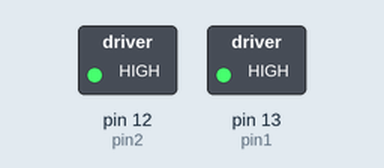
The sketch below on a simulated Arduino Uno, built with avr-gcc and run on an emulated ATmega328P. Parts: switched loads named in the sketch (green lamp = pin HIGH).

Above: at 0.1 s.
Timing chart, 0 to 1.6 s (numbered marks = the images above):
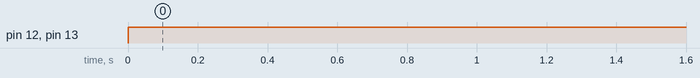

Measured:
- by itself, pin 12 (pin2), pin 13 (pin1): LOW → HIGH at 0.00 s

The sketch:

2_Wire_DC_Motor.ino
```cpp
/*  README FIRST!
 *  Prior to running this program, you must have the following:
 *  2x PN2222 Transistor
 *  2x 1N4001 diode
 *  2x 270 Ω Resistor
 *  Without these materials, the DC motor will not work when plugged in to it's designated pin.
 *  HOWEVER, it will run via 5V DC.
 */

const int pin1 = 13; //right Motor
const int pin2 = 12; //left Motor

void setup() {
  // put your setup code here, to run once
  pinMode(pin1, OUTPUT);
  pinMode(pin2, OUTPUT);
}

void loop() {
  // put your main code here, to run repeatedly:
  digitalWrite(pin1, HIGH);
  digitalWrite(pin2, HIGH); //Different orientations.
}
```
